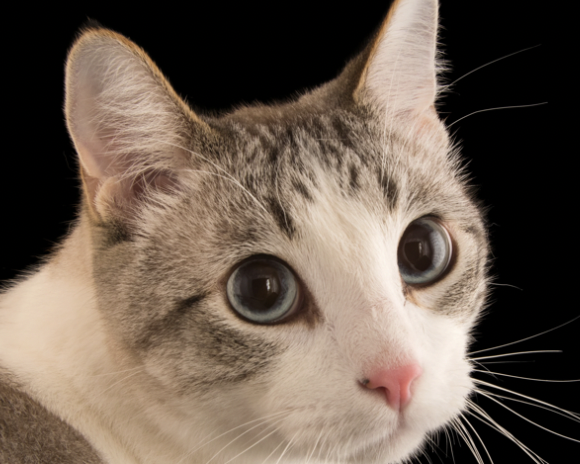
#> input picture cat.png, 580 x 464 px
$ python try_cv.py
#> lines starting #> are read from the running program, lines starting #| are printed output that depends on the picture
# use cv2 to get 2d numpy array of monochrome image

import cv2

imgs = cv2.imread("cat.png", cv2.IMREAD_GRAYSCALE)
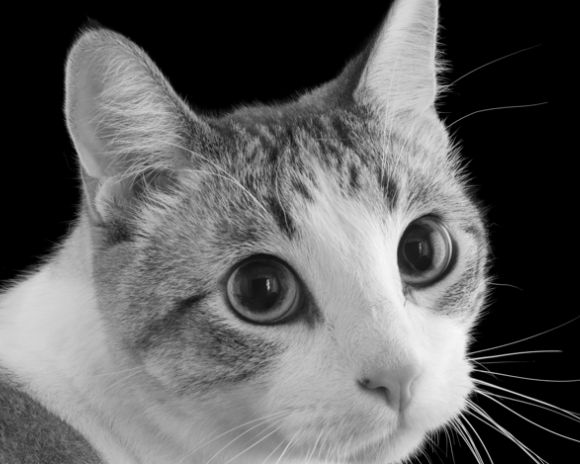
#> imgs: shape (464, 580); min 0, max 247, mean 94.4
print(type(imgs))
#| <class 'numpy.ndarray'>
